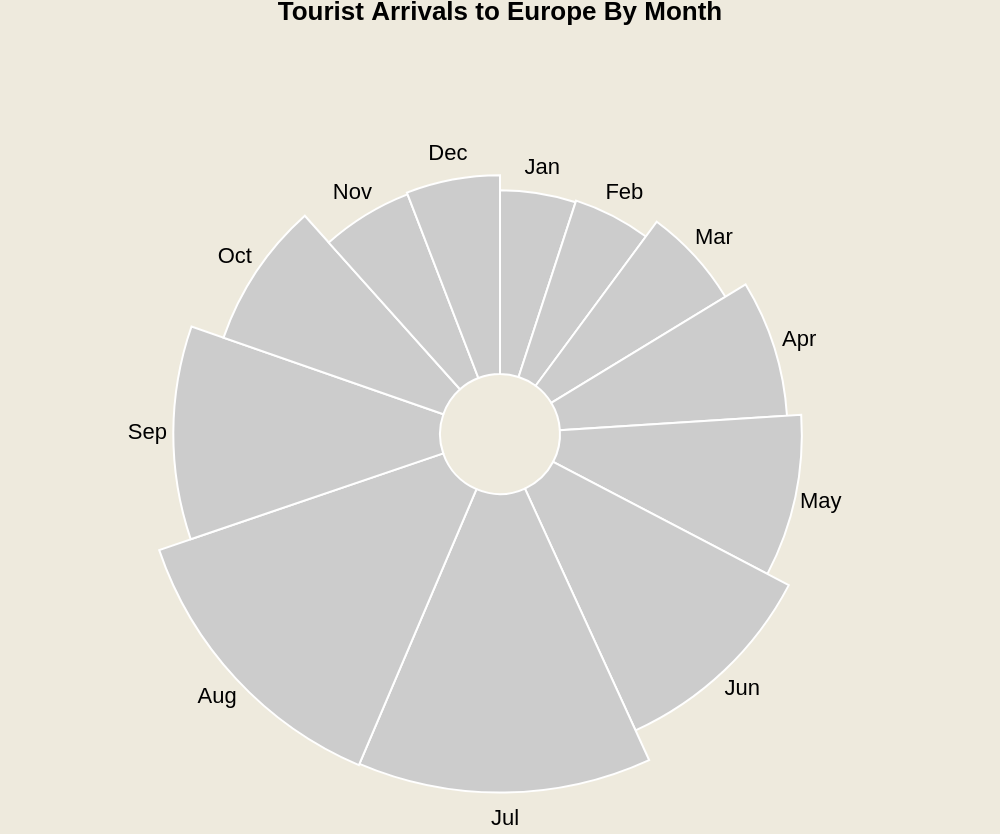

Vega-Lite specification for this chart:
### Vega specification from a JSON file in a GitHub repository (floating-point values rounded to 4 significant figures)
{"$schema": "https://vega.github.io/schema/vega/v5.json", "width": 500, "height": 400, "background": "#EEEADD", "description": "A basic radial plot that encodes two values as the angle and radius of an arc.", "title": "Tourist Arrivals to Europe By Month", "data": [{"name": "table", "values": [{"category": "Jan", "value": 36995000, "startAngle": 0, "endAngle": 0.3152}, {"category": "Feb", "value": 37692000, "startAngle": 0.3152, "endAngle": 0.6362}, {"category": "Mar", "value": 45518000, "startAngle": 0.6362, "endAngle": 1.024}, {"category": "Apr", "value": 56725000, "startAngle": 1.024, "endAngle": 1.507}, {"category": "May", "value": 64043000, "startAngle": 1.507, "endAngle": 2.053}, {"category": "Jun", "value": 77462000, "startAngle": 2.053, "endAngle": 2.713}, {"category": "Jul", "value": 97635000, "startAngle": 2.713, "endAngle": 3.544}, {"category": "Aug", "value": 98575000, "startAngle": 3.544, "endAngle": 4.384}, {"category": "Sep", "value": 77905000, "startAngle": 4.384, "endAngle": 5.048}, {"category": "Oct", "value": 59350000, "startAngle": 5.048, "endAngle": 5.553}, {"category": "Nov", "value": 42445000, "startAngle": 5.553, "endAngle": 5.915}, {"category": "Dec", "value": 43222000, "startAngle": 5.915, "endAngle": 6.283}], "transform": [{"type": "pie", "field": "value"}]}], "scales": [{"name": "r", "type": "sqrt", "domain": {"data": "table", "field": "value"}, "zero": true, "range": [30, 180]}], "marks": [{"type": "arc", "color": "#4682b4", "from": {"data": "table"}, "encode": {"enter": {"x": {"field": {"group": "width"}, "mult": 0.5}, "y": {"field": {"group": "height"}, "mult": 0.5}, "startAngle": {"field": "startAngle"}, "endAngle": {"field": "endAngle"}, "innerRadius": {"value": 30}, "outerRadius": {"scale": "r", "field": "value"}, "stroke": {"value": "#fff"}, "tooltip": {"field": "value", "type": "quantitative", "title": "Number of tourists"}}, "update": {"fill": {"value": "#ccc"}}, "hover": {"fill": {"value": "pink"}}}}, {"type": "text", "from": {"data": "table"}, "encode": {"enter": {"x": {"field": {"group": "width"}, "mult": 0.5}, "y": {"field": {"group": "height"}, "mult": 0.5}, "radius": {"scale": "r", "field": "value", "offset": 13}, "theta": {"signal": "(datum.startAngle + datum.endAngle)/2"}, "fill": {"value": "#000"}, "align": {"value": "center"}, "baseline": {"value": "middle"}, "text": {"field": "category"}}}}]}
